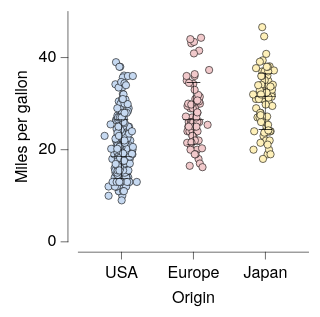

Express this chart as Vega-Lite.
### Vega-Lite specification from a JSON file in a GitHub repository (floating-point values rounded to 4 significant figures; data arrays with more than 128 entries replaced by an {"elided": "..."} marker saying what was removed)
{"background": null, "config": {"arc": {"fill": "#DBDBDB", "fillOpacity": 1.0, "innerRadius": 25.0, "padAngle": 0.03, "stroke": "black", "strokeOpacity": 1, "strokeWidth": 0.25}, "area": {"fill": "#DBDBDB", "fillOpacity": 1.0, "stroke": "black", "strokeOpacity": 1, "strokeWidth": 0.25}, "axis": {"domain": true, "domainCap": "round", "domainColor": "black", "domainWidth": 0.25, "grid": false, "gridCap": "round", "gridColor": "#F1F1F1", "gridDash": [0, 0], "gridOpacity": 1.0, "gridWidth": 0.25, "labelColor": "black", "labelFont": "HelveticaNeue", "labelFontSize": 7, "labelFontStyle": "normal", "labelFontWeight": 400, "offset": 4.5, "ticks": true, "tickCap": "round", "tickColor": "black", "tickRound": false, "tickSize": 3, "tickWidth": 0.25, "titleColor": "black", "titleFont": "HelveticaNeue", "titleFontSize": 7, "titleFontStyle": "normal", "titleFontWeight": 400}, "axisX": {"domain": true, "labelAlign": "center", "labelAngle": 0, "labels": true, "ticks": true, "translate": 0}, "axisY": {"domain": true, "labelAlign": "right", "labelAngle": 0, "labels": true, "ticks": true, "translate": 0}, "axisRight": {"domain": true, "labelAlign": "left", "labelAngle": 0, "labels": true, "ticks": true, "translate": 0}, "axisTop": {"domain": true, "labelAlign": "center", "labelAngle": 0, "labels": true, "ticks": true, "translate": 0}, "axisBand": {"tickOffset": 0}, "bar": {"fill": "#DBDBDB", "fillOpacity": 1.0, "stroke": "black", "strokeOpacity": 1, "strokeWidth": 0.25}, "boxplot": {"size": 9.0, "ticks": {"cornerRadius": 0.25, "fill": "black", "size": 4.5, "thickness": 0.25}, "box": {"fillOpacity": 1.0, "stroke": "black", "strokeOpacity": 1, "strokeWidth": 0.25}, "median": {"fill": "black", "fillOpacity": 1.0, "size": 9.0, "thickness": 0.25}, "rule": {"fill": "black", "fillOpacity": 1.0, "size": 10.0, "stroke": "black", "strokeDash": [0, 0], "strokeOpacity": 1, "strokeWidth": 0.25}, "outliers": {"color": "black", "fill": "black", "fillOpacity": 1.0, "size": 0, "stroke": "black", "strokeOpacity": 1, "strokeWidth": 0.25}}, "circle": {"fill": "black", "fillOpacity": 1.0, "size": 0.5, "stroke": null, "strokeOpacity": 1, "strokeWidth": 0.25}, "errorband": {"band": {"fillOpacity": 0.6, "stroke": null, "strokeWidth": 0.25, "strokeOpacity": 1}, "borders": {"opacity": 0, "strokeOpacity": 0.25, "strokeWidth": 1}}, "errorbar": {"opacity": 1, "rule": {"strokeDash": [0, 0], "strokeWidth": 0.25}, "ticks": {"color": "black", "cornerRadius": 0.125, "opacity": 1, "size": 6.0, "thickness": 0.25}, "thickness": 0.25}, "font": "HelveticaNeue", "geoshape": {"fill": "#DBDBDB", "fillOpacity": 1.0, "stroke": "black", "strokeOpacity": 1, "strokeWidth": 0.25}, "header": {"labelColor": "black", "labelFont": "HelveticaNeue", "labelFontSize": 7, "labelFontStyle": "normal", "labelFontWeight": 400, "titleColor": "black", "titleFont": "HelveticaNeue", "titleFontSize": 7, "titleFontStyle": "normal", "titleFontWeight": 400, "titlePadding": 0}, "legend": {"disable": false, "offset": 4.5, "gradientLength": 50.0, "gradientThickness": 5.0, "gradientOpacity": 1.0, "gradientStrokeColor": "black", "gradientStrokeWidth": 0.25, "labelColor": "black", "labelFont": "HelveticaNeue", "labelFontSize": 7, "labelFontStyle": "normal", "labelFontWeight": 400, "strokeColor": "black", "strokeWidth": 0, "symbolSize": 42, "symbolStrokeColor": "black", "symbolStrokeWidth": 0.25, "titleColor": "black", "titleFont": "HelveticaNeue", "titleFontSize": 7, "titleFontStyle": "normal", "titleFontWeight": 400}, "line": {"color": "black", "stroke": "black", "strokeCap": "round", "strokeDash": [0, 0], "strokeOpacity": 1, "strokeWidth": 0.375}, "point": {"filled": true, "fill": "#DBDBDB", "fillOpacity": 1.0, "size": 5.0, "stroke": "black", "strokeOpacity": 1, "strokeWidth": 0.25}, "range": {"category": ["#C6D9F1", "#F1C9CB", "#FEF0B9", "#CEE37A", "#7AA8E0", "#E589A3", "#FDDD5D", "#68B961", "#4177B1", "#C35082", "#E5C227", "#438156"], "diverging": {"scheme": ["#C35082", "#CE6D94", "#D989A7", "#E2A4BA", "#EABFCE", "#F1DBE2", "#F6F6F6", "#D7E0EB", "#B9CBE0", "#9BB6D5", "#7DA1C9", "#5F8CBD", "#4177B1"]}, "heatmap": {"scheme": ["#DFE9F7", "#C6D9F1", "#ADC8EC", "#94B8E6", "#7AA8E0", "#6097DA", "#4D87CA", "#4177B1", "#386898", "#2F597F", "#264A69", "#1D3A58"]}, "ordinal": {"scheme": ["#F1F1F1", "#DBDBDB", "#C6C6C6", "#B2B2B2", "#9D9D9D", "#898989", "#767676", "#636363", "#515151", "#404040", "#2F2F2F", "#1F1F1F"]}, "ramp": {"scheme": ["#DFE9F7", "#C6D9F1", "#ADC8EC", "#94B8E6", "#7AA8E0", "#6097DA", "#4D87CA", "#4177B1", "#386898", "#2F597F", "#264A69", "#1D3A58"]}}, "rule": {"color": "black", "stroke": "black", "strokeCap": "round", "strokeDash": [2, 2], "strokeOpacity": 1, "strokeWidth": 0.25}, "scale": {"bandPaddingInner": 0.1, "bandPaddingOuter": 0.1, "round": false}, "rect": {"fill": "#DBDBDB", "fillOpacity": 1.0, "stroke": "black", "strokeOpacity": 1, "strokeWidth": 0.25}, "square": {"fill": "#DBDBDB", "fillOpacity": 1.0, "size": 10.0, "stroke": "black", "strokeOpacity": 1, "strokeWidth": 0.25}, "text": {"color": "black", "font": "HelveticaNeue", "fontSize": 7, "fontStyle": "normal", "fontWeight": 400}, "title": {"anchor": "middle", "frame": "group", "color": "black", "font": "HelveticaNeue", "fontSize": 7, "fontStyle": "normal", "fontWeight": 400, "subtitleColor": "black", "subtitleFont": "HelveticaNeue", "subtitleFontSize": "HelveticaNeue", "subtitleFontStyle": "normal", "subtitleFontWeight": 400}, "view": {"continuousWidth": 100, "continuousHeight": 100, "discreteWidth": 100, "discreteHeight": 100, "fill": null, "stroke": null, "strokeWidth": 0.25}}, "layer": [{"data": {"name": "data-5a85ede2053d4aec77293cfb476ae07b"}, "mark": {"type": "circle", "opacity": 1.0, "size": 10.0, "stroke": "black", "strokeOpacity": 1, "strokeWidth": 0.25}, "encoding": {"color": {"field": "Origin", "legend": null, "sort": ["USA", "Europe", "Japan"], "title": null, "type": "nominal"}, "x": {"axis": {}, "field": "Origin", "sort": ["USA", "Europe", "Japan"], "title": "Origin", "type": "nominal"}, "xOffset": {"field": "jitter_x", "scale": {"domain": [-7.33, 7.33], "range": [5.17, 19.83]}, "type": "quantitative"}, "y": {"field": "Miles_per_Gallon", "title": "Miles per gallon", "type": "quantitative"}}}, {"data": {"name": "data-246b549c5f5e5aa127fcea3f51cbe754"}, "mark": {"type": "errorbar"}, "encoding": {"x": {"axis": {}, "field": "Origin", "sort": ["USA", "Europe", "Japan"], "title": "Origin", "type": "nominal"}, "y": {"field": "__mean", "title": "Miles per gallon", "type": "quantitative"}, "yError": {"field": "__error"}}}, {"data": {"name": "data-5a85ede2053d4aec77293cfb476ae07b"}, "mark": {"type": "boxplot", "box": {"fillOpacity": 0, "strokeOpacity": 0}, "outliers": {"opacity": 0}, "rule": {"strokeOpacity": 0}, "ticks": false}, "encoding": {"x": {"axis": {}, "field": "Origin", "sort": ["USA", "Europe", "Japan"], "title": "Origin", "type": "nominal"}, "y": {"field": "Miles_per_Gallon", "title": "Miles per gallon", "type": "quantitative"}}}], "$schema": "https://vega.github.io/schema/vega-lite/v6.4.1.json", "datasets": {"data-5a85ede2053d4aec77293cfb476ae07b": {"elided": "398 records"}, "data-246b549c5f5e5aa127fcea3f51cbe754": [{"Origin": "USA", "__mean": 20.08, "__error": 6.403, "__dysonsphere__": 1}, {"Origin": "Japan", "__mean": 30.45, "__error": 6.09, "__dysonsphere__": 1}, {"Origin": "Europe", "__mean": 27.89, "__error": 6.724, "__dysonsphere__": 1}]}}
